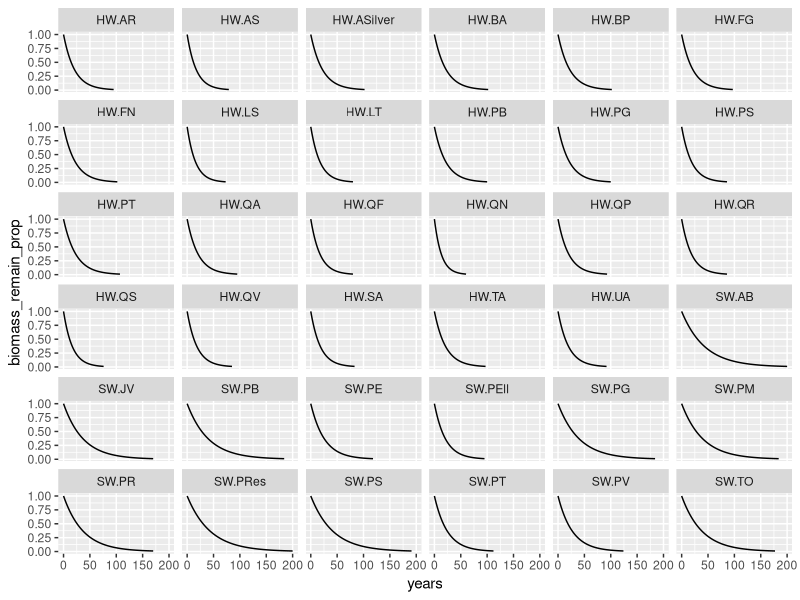

The R script that drew this image:
# Species-specific decay rates of downed woody beris 
# for 36 tree species in the eastern US

# From: Russell, M.B., C.W. Woodall, S. Fraver, A.W. D'Amato, 
# G.M. Domke, and K.E. Skog. Residence Times and Decay Rates of 
# Downed Woody Debris Biomass/Carbon in Eastern US Forests. 
# Ecosystems (in press)

library(ggplot2)
        
#Species-specific parameters       
species=c("SW.AB","SW.JV","SW.PG","SW.PM","SW.PR","SW.PB",
"SW.PE","SW.PEll","SW.PRes","SW.PS","SW.PT","SW.PV","SW.TO",
"HW.AR","HW.AS","HW.ASilver","HW.BA","HW.BP","HW.FG","HW.FN",
"HW.LS","HW.LT","HW.PB","HW.PG","HW.PT","HW.PS","HW.QA","HW.QF",
"HW.QN","HW.QP","HW.QR","HW.QS","HW.QV","HW.SA","HW.TA","HW.UA")

years=seq(0,200,b=1)
biomass_remain.pred=as.data.frame(merge(years,species))
names(biomass_remain.pred)[1]='years';names(biomass_remain.pred)[2]='species'


#A function to estimate the biomass remaining by species
biomass_remain=function(years,species){
           if(species=='SW.AB'){
    k=-0.023}                           #Abies balsamea
      else if(species=='SW.JV'){
    k=-0.027}                           #Juniperus virginiana
      else if(species=='SW.PG'){
    k=-0.025}                           #Picea glauca
      else if(species=='SW.PM'){
    k=-0.025}                           #Picea mariana
      else if(species=='SW.PR'){
    k=-0.027}                           #Picea rubens
      else if(species=='SW.PB'){
    k=-0.025}                           #Pinus banksiana
      else if(species=='SW.PE'){
    k=-0.039}                           #Pinus echinata
      else if(species=='SW.PEll'){
    k=-0.048}                           #Pinus elliottii
      else if(species=='SW.PRes'){
    k=-0.023}                           #Pinus resinosa
      else if(species=='SW.PS'){
    k=-0.024}                           #Pinus strobus
      else if(species=='SW.PT'){
    k=-0.041}                           #Pinus taeda
      else if(species=='SW.PV'){
    k=-0.037}                           #Pinus virginiana
      else if(species=='SW.TO'){
    k=-0.026}                           #Thuja occidentalis
      else if(species=='HW.AR'){
    k=-0.048}                           #Acer rubrum
          else if(species=='HW.AS'){
    k=-0.058}                           #Acer saccharinum
          else if(species=='HW.ASilver'){
    k=-0.045}                           #Acer saccharum
          else if(species=='HW.BA'){
    k=-0.045}                           #Betula alleghaniensis
          else if(species=='HW.BP'){
    k=-0.045}                           #Betula papyrifera
          else if(species=='HW.FG'){
    k=-0.047}                           #Fagus grandifolia
          else if(species=='HW.FN'){
    k=-0.045}                           #Fraxinus nigra
          else if(species=='HW.LS'){
    k=-0.063}                           #Liquidambar styraciflua
          else if(species=='HW.LT'){
    k=-0.057}                           #Liriodendron tulipifera
          else if(species=='HW.PB'){
    k=-0.046}                           #Populus balsamifera
          else if(species=='HW.PG'){
    k=-0.046}                           #Populus grandidentata
          else if(species=='HW.PT'){
    k=-0.043}                           #Populus tremuloides
          else if(species=='HW.PS'){
    k=-0.053}                           #Prunus serotina
          else if(species=='HW.QA'){
    k=-0.048}                           #Quercus alba
          else if(species=='HW.QF'){
    k=-0.057}                           #Quercus falcata
          else if(species=='HW.QN'){
    k=-0.076}                           #Quercus nigra
          else if(species=='HW.QP'){
    k=-0.049}                           #Quercus prinus
          else if(species=='HW.QR'){
    k=-0.053}                           #Quercus rubra
          else if(species=='HW.QS'){
    k=-0.060}                           #Quercus stellata
          else if(species=='HW.QV'){
    k=-0.054}                           #Quercus velutina
          else if(species=='HW.SA'){
    k=-0.055}                           #Sassafras albidum
          else if(species=='HW.TA'){
    k=-0.047}                           #Tilia americana
          else if(species=='HW.UA'){
    k=-0.050}                           #Ulmus americana
  biomass_remain=100*exp(k*years)
  return(biomass_remain)}
  
#Estimate the amount of biomass remaining (kg)
biomass_remain.pred$biomass_remain=mapply(biomass_remain,
  biomass_remain.pred$years,biomass_remain.pred$species)

#Estimate the proportion of biomass remaining
biomass_remain.pred$biomass_remain_prop=biomass_remain.pred$biomass_remain/100

#Trim the dataset to graph 99% biomass remaining  
biomass_remain.pred<-biomass_remain.pred[biomass_remain.pred$biomass_remain_prop>0.01,]

dcy<-ggplot(biomass_remain.pred,aes(years,biomass_remain_prop))+geom_line()+facet_wrap(~species,ncol=6)
dcy

